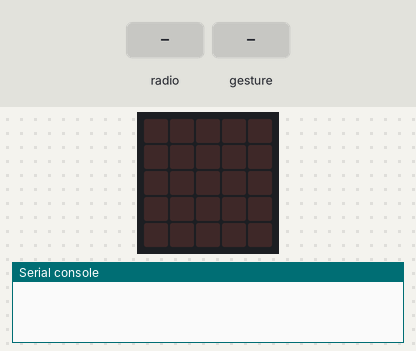
This program was run on a simulated BBC micro:bit (MakeCode). Parts: the board's 5×5 LED display, the last lines printed to the serial console. The test bench sets the inputs (shaded band). Random numbers come from a fixed seed; no radio messages arrive unless stated (any console line starting 'radio sent:' is added by the test bench); a tilt is held for 1.5 s and a shake lasts 1 s, then the board lies face up again.

Above: at 1.2 s.
1.3 s: radio message "1" arrives
At 2.4 s:
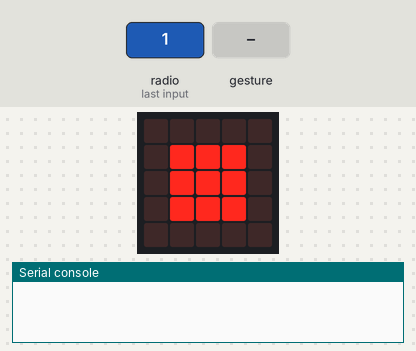
4.3 s: gesture 'shake'
At 4.9 s:
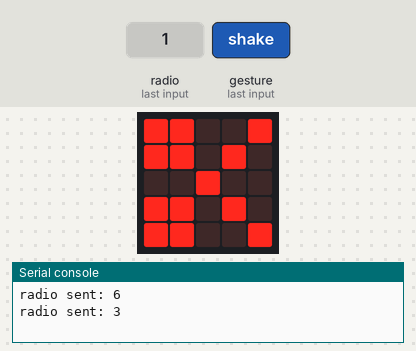
6.0 s: radio message "2" arrives
At 8.7 s:
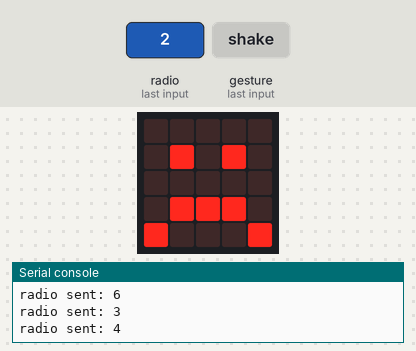
9.0 s: gesture 'shake'
At 9.7 s:
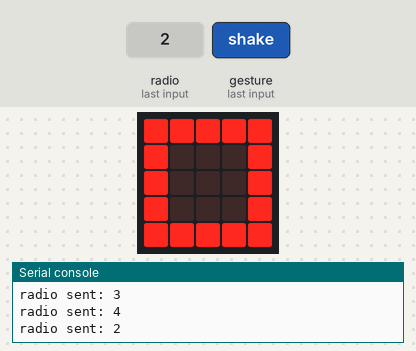
10.7 s: radio message "4" arrives
At 13.4 s:
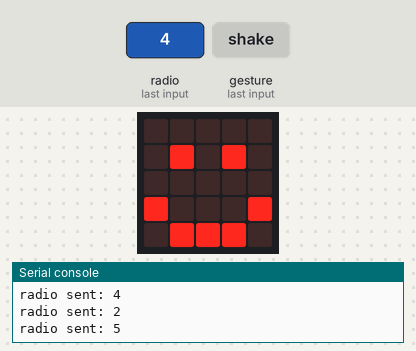
13.7 s: radio message "5" arrives
At 14.3 s:
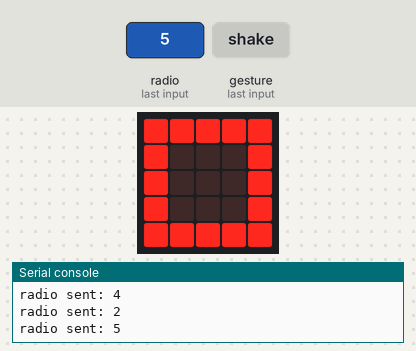
Timing chart, 0 to 16.7 s (numbered marks = the images above; inputs shaded):
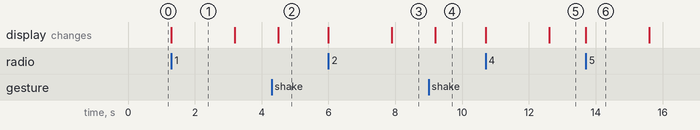

Measured:
- after the input at 1.3 s, the display: changes at once (image 1)
- after the input at 4.3 s, the display: changes after 0.20 s (image 2)
- after the input at 6.0 s, the display: first changes at once (image 3 shows a later state)
- after the input at 9.0 s, the display: changes after 0.20 s (image 4)
- after the input at 10.7 s, the display: first changes at once (image 5 shows a later state)
- after the input at 13.7 s, the display: changes at once (image 6)
- what the display in image 1 shows lasts 1.9 s, from 1.3 s to 3.2 s

The program:

main.ts
```typescript
radio.onReceivedNumber(function (receivedNumber) {
    Jugada2 = randint(1, 3)
    if (Jugada2 == 1) {
        basic.showLeds(`
            . . . . .
            . # # # .
            . # # # .
            . # # # .
            . . . . .
            `)
        basic.pause(1500)
        if (receivedNumber == 1) {
            basic.showIcon(IconNames.No)
            radio.sendNumber(6)
        } else if (receivedNumber == 2) {
            basic.showIcon(IconNames.Sad)
            radio.sendNumber(4)
        } else {
            basic.showIcon(IconNames.Happy)
            radio.sendNumber(5)
        }
    } else if (Jugada2 == 2) {
        basic.showLeds(`
            # # # # #
            # . . . #
            # . . . #
            # . . . #
            # # # # #
            `)
        basic.pause(1500)
        if (receivedNumber == 1) {
            basic.showIcon(IconNames.Happy)
            radio.sendNumber(5)
        } else if (receivedNumber == 2) {
            basic.showIcon(IconNames.No)
            radio.sendNumber(6)
        } else {
            basic.showIcon(IconNames.Sad)
            radio.sendNumber(4)
        }
    } else if (receivedNumber == 2) {
        basic.showLeds(`
            # # . . #
            # # . # .
            . . # . .
            # # . # .
            # # . . #
            `)
        basic.pause(1500)
        if (receivedNumber == 1) {
            basic.showIcon(IconNames.Sad)
            radio.sendNumber(4)
        } else if (receivedNumber == 2) {
            basic.showIcon(IconNames.Happy)
            radio.sendNumber(5)
        } else {
            basic.showIcon(IconNames.No)
            radio.sendNumber(6)
        }
    } else if (receivedNumber == 4) {
        basic.showIcon(IconNames.Sad)
    } else if (receivedNumber == 5) {
        basic.showIcon(IconNames.Happy)
    } else {
        basic.showIcon(IconNames.No)
    }
})
input.onGesture(Gesture.Shake, function () {
    MiJugada = randint(1, 3)
    radio.sendNumber(MiJugada)
    if (MiJugada == 1) {
        basic.showLeds(`
            . . . . .
            . # # # .
            . # # # .
            . # # # .
            . . . . .
            `)
    } else if (MiJugada == 2) {
        basic.showLeds(`
            # # # # #
            # . . . #
            # . . . #
            # . . . #
            # # # # #
            `)
    } else {
        basic.showLeds(`
            # # . . #
            # # . # .
            . . # . .
            # # . # .
            # # . . #
            `)
    }
})
let MiJugada = 0
let Jugada2 = 0
radio.setGroup(255)
```

test.ts
```typescript
// aquí va el archivo "tests"; esto no se compilará cuando este paquete se utilice como una extensión.
```
